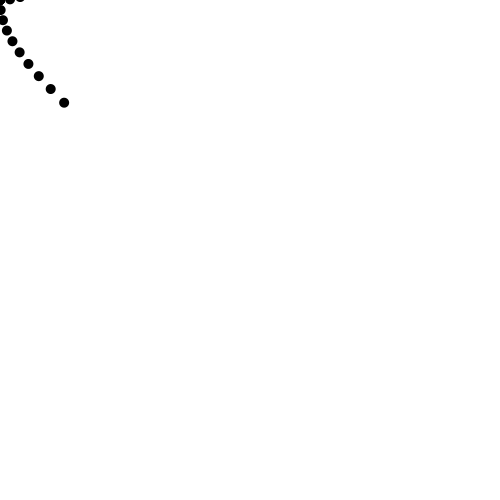
Frame 1 (no input)
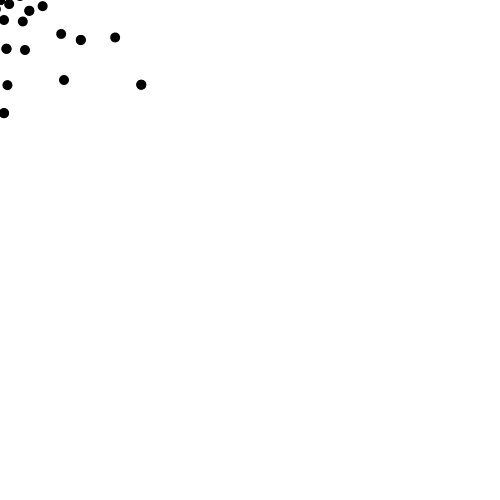
Frame 60 (the mouse pressed at the canvas centre just before this capture)
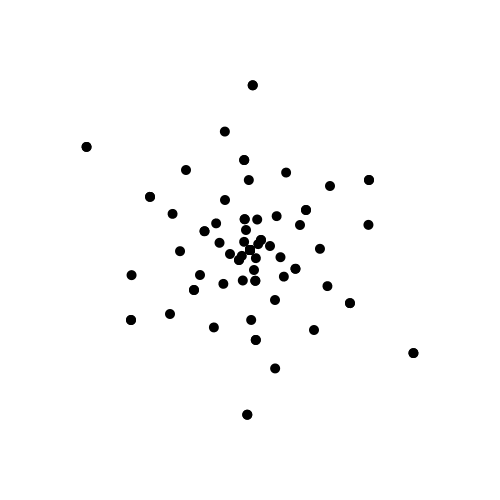
Frame 120 (the mouse held since frame 60 and released just before this capture)

The Processing sketch that drew these frames (run headless with seeded random() and noise(); from frame 60 on, the mouse is pressed at the canvas centre):

// Processing sketch: processing_86990
// ── processing_86990.pde

void setup(){
  size(500, 500);
  smooth();
  background(255);
  noStroke();
  frameRate(30);

}

void draw(){
  fill(255);
  rect(0,0,height,width);
  translate(mouseX,mouseY);
  rotate(radians(frameCount%(360)));
  fill(0);
  
  for(int i=0;i<100;i+=10){
    ellipse(i,-i*i/100,10,10);
    ellipse(-i,i*i/100,10,10);
    ellipse(i*i/100,i,10,10);
    ellipse(-i*i/100,-i,10,10);
    rotate(radians(frameCount%(360)));
    ellipse(-i*i/100-i,i,10,10);
    ellipse(i*i/100+i,-i,10,10);
    ellipse(-i*i/100-i,i,10,10);
    ellipse(i*i/100+i,-i,10,10);
  }
}
